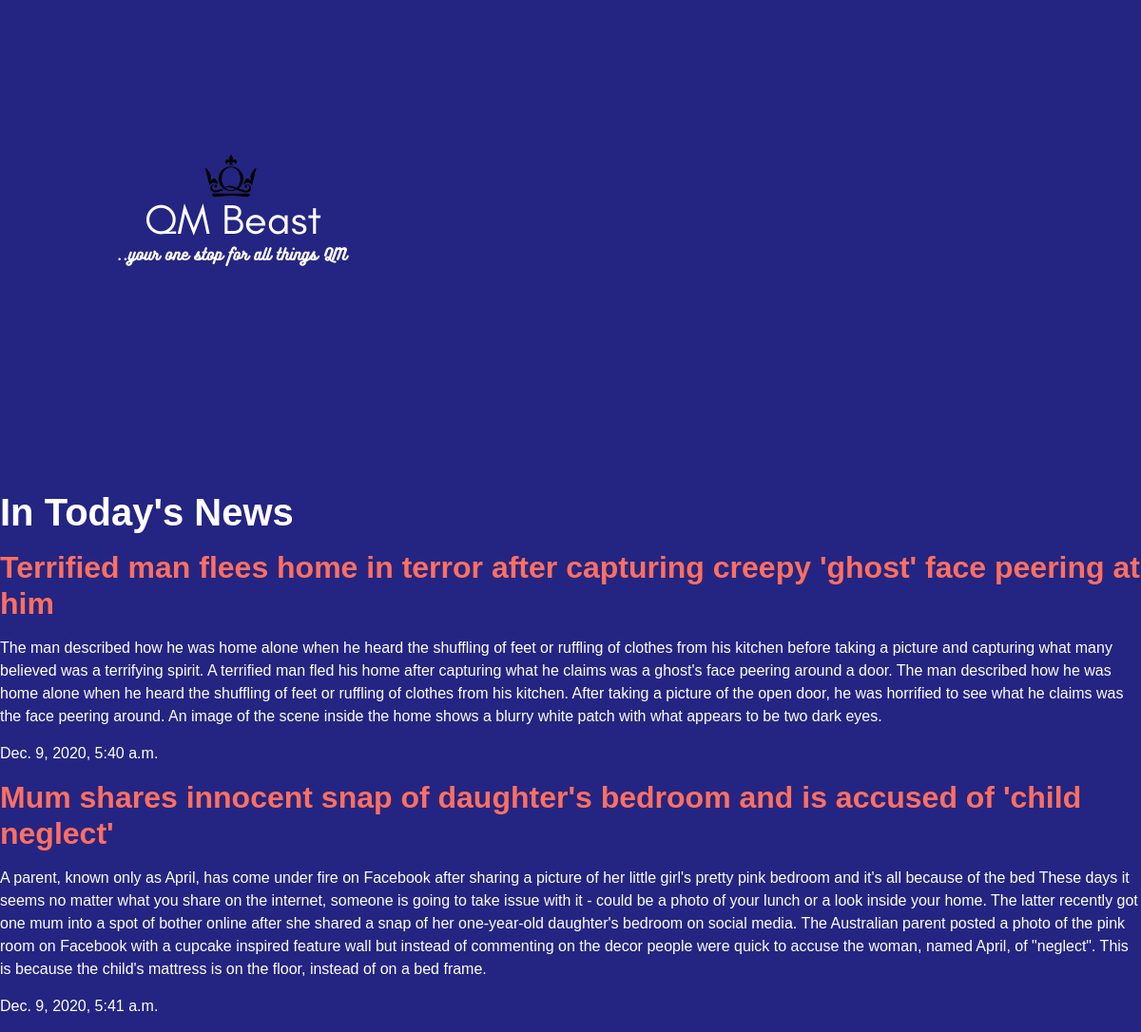
/newsapp/, run on the app's committed database.
### newsapp/models.py (models this page shows, shortened)
class Article(models.Model):
    article_title = models.CharField(max_length=300)
    slug = models.SlugField()
    article_text = models.TextField()
    author = models.CharField(max_length=50)
    date_published = models.DateTimeField(auto_now_add=True)

### newsapp/views.py (the view)
def newsitems(request):
    articles = Article.objects.all().order_by('date_published')
    return render(request, 'newsapp/newsitems.html', {'articles': articles})

### newsapp/templates/newsapp/newsitems.html
 {% extends 'base.html' %}
    {% block content %}
        <h1>In Today's News</h1>
            <div class="articles">
                {% for article in articles %}
                    <div class="article">
                        <h2><a href="{% url 'articles:detail' slug=article.slug %}">{{ article.article_title }}</a></h2>
                        <p>{{ article.article_text }}</p>
                        <p>{{ article.date_published }}</p>
                    </div>
                {% endfor %}
            </div>
   {% endblock %}

### templates/base.html (shortened to what this page needs)
{% load static %}
<!doctype html>
<html>
  <head>
    <link rel="stylesheet" href="https://maxcdn.bootstrapcdn.com/bootstrap/4.0.0/css/bootstrap.min.css">
    {% block stylesheet %}
      <link rel="stylesheet" href="{% static 'styles.css'%}">
    {% endblock stylesheet %}
  </head>
  <body>
      <main>
        <h1><a href="{% url 'articles:items'%}"><img src="{% static 'img/logo.png'%}" /></a></h1>
          {% block content %}
          {% endblock content %}
      </main>
  </body>
</html>

### assets/styles.css (style rules this page uses)
body { color: #000000; font-family: 'Montserrat', sans-serif; font-weight: 400; background-color: #242582; }
a { color: #FF6F61; transition: 0.5s; }
p { padding: 0; margin: 0 0 15px 0; color: #ffffff; }
h1,h2,h3,h4,h5,h6 { margin: 0 0 15px 0; padding: 0; color: #ffffff; font-weight: 600; }

### data on the page
Article: article_title "Terrified man flees home in terror after capturing creepy 'ghost' face peering at him", article_text "The man described how he was home alone when he heard the shuffling of feet or ruffling of clothes from his kitchen before taking a picture and capturing what many believed was a terrifying spirit. A terrified man fled his home after capturing what he claims was a ghost's face peering around a door. The man described how he was home alone when he heard the shuffling of feet or ruffling of clothes from his kitchen. After taking a picture of the open door, he was horrified to see what he claims was the face peering around. An image of the scene inside the home shows a blurry white patch with what appears to be two dark eyes.", date_published "Dec. 9, 2020, 5:40 a.m."
Article: article_title "Mum shares innocent snap of daughter's bedroom and is accused of 'child neglect'", article_text "A parent, known only as April, has come under fire on Facebook after sharing a picture of her little girl's pretty pink bedroom and it's all because of the bed These days it seems no matter what you share on the internet, someone is going to take issue with it - could be a photo of your lunch or a look inside your home. The latter recently got one mum into a spot of bother online after she shared a snap of her one-year-old daughter's bedroom on social media. The Australian parent posted a photo of the pink room on Facebook with a cupcake inspired feature wall but instead of commenting on the decor people were quick to accuse the woman, named April, of \"neglect\". This is because the child's…", date_published "Dec. 9, 2020, 5:41 a.m."
